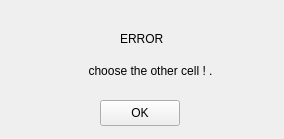
<?xml version="1.0" encoding="UTF-8"?>
<ui version="4.0">
 <class>Form</class>
 <widget class="QWidget" name="Form">
  <property name="geometry">
   <rect>
    <x>0</x>
    <y>0</y>
    <width>284</width>
    <height>139</height>
   </rect>
  </property>
  <property name="windowTitle">
   <string>Form</string>
  </property>
  <widget class="QLabel" name="label">
   <property name="geometry">
    <rect>
     <x>120</x>
     <y>30</y>
     <width>51</width>
     <height>18</height>
    </rect>
   </property>
   <property name="text">
    <string>ERROR</string>
   </property>
  </widget>
  <widget class="QLabel" name="label_2">
   <property name="geometry">
    <rect>
     <x>70</x>
     <y>60</y>
     <width>161</width>
     <height>21</height>
    </rect>
   </property>
   <property name="layoutDirection">
    <enum>Qt::LeftToRight</enum>
   </property>
   <property name="text">
    <string>choose the other cell ! .</string>
   </property>
   <property name="alignment">
    <set>Qt::AlignCenter</set>
   </property>
  </widget>
  <widget class="QPushButton" name="ok_btn">
   <property name="geometry">
    <rect>
     <x>100</x>
     <y>100</y>
     <width>80</width>
     <height>26</height>
    </rect>
   </property>
   <property name="text">
    <string>OK</string>
   </property>
  </widget>
 </widget>
 <resources/>
 <connections/>
</ui>
